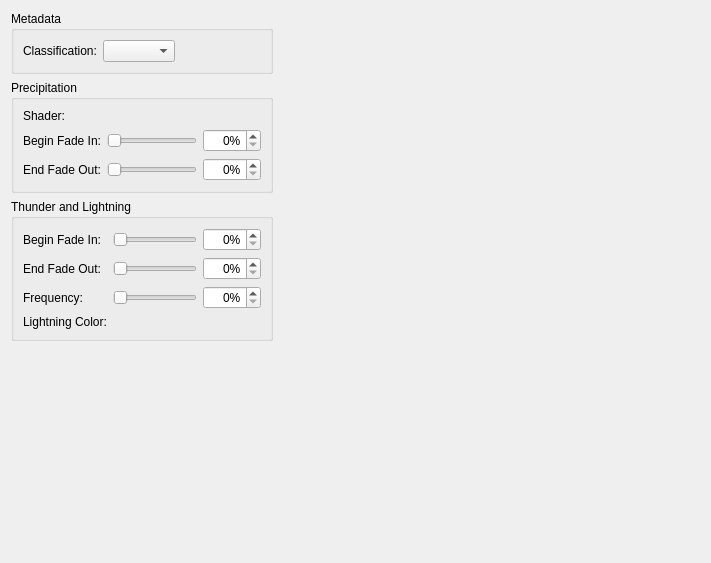
     <widget class="QWidget" name="tabPrecipitation">
      <attribute name="title">
       <string>Precipitation</string>
      </attribute>
      <layout class="QGridLayout" name="gridLayout_13">
       <item row="0" column="0">
        <widget class="QGroupBox" name="groupBox_6">
         <property name="title">
          <string>Metadata</string>
         </property>
         <layout class="QGridLayout" name="gridLayout_12">
          <item row="0" column="0">
           <widget class="QLabel" name="label_49">
            <property name="text">
             <string>Classification:</string>
            </property>
            <property name="buddy">
             <cstring>weatherClass</cstring>
            </property>
           </widget>
          </item>
          <item row="0" column="1">
           <widget class="QComboBox" name="weatherClass"/>
          </item>
          <item row="0" column="2">
           <spacer name="horizontalSpacer_6">
            <property name="orientation">
             <enum>Qt::Horizontal</enum>
            </property>
            <property name="sizeHint" stdset="0">
             <size>
              <width>40</width>
              <height>20</height>
             </size>
            </property>
           </spacer>
          </item>
         </layout>
        </widget>
       </item>
       <item row="1" column="0">
        <widget class="QGroupBox" name="groupBox">
         <property name="title">
          <string>Precipitation</string>
         </property>
         <layout class="QGridLayout" name="gridLayout_10">
          <item row="0" column="0">
           <widget class="QLabel" name="label_42">
            <property name="text">
             <string>Shader:</string>
            </property>
            <property name="buddy">
             <cstring>precipitationForm</cstring>
            </property>
           </widget>
          </item>
          <item row="1" column="1">
           <widget class="QSlider" name="precipitationBeginFadeSlider">
            <property name="whatsThis">
             <string>This is the weather transition threshold at which the precipitation particles should begin to appear. That is: particles should appear when this weather is &lt;var&gt;X&lt;/var&gt;% transitioned in.</string>
            </property>
            <property name="orientation">
             <enum>Qt::Horizontal</enum>
            </property>
           </widget>
          </item>
          <item row="2" column="0">
           <widget class="QLabel" name="label_44">
            <property name="text">
             <string>End Fade Out:</string>
            </property>
            <property name="buddy">
             <cstring>precipitationEndFadeSlider</cstring>
            </property>
           </widget>
          </item>
          <item row="1" column="0">
           <widget class="QLabel" name="label_43">
            <property name="text">
             <string>Begin Fade In:</string>
            </property>
            <property name="buddy">
             <cstring>precipitationBeginFadeSlider</cstring>
            </property>
           </widget>
          </item>
          <item row="2" column="1">
           <widget class="QSlider" name="precipitationEndFadeSlider">
            <property name="whatsThis">
             <string>This is the weather transition threshold at which the precipitation particles should stop appearing. That is: you'll stop seeing this weather's particles when a transition out of this weather is &lt;var&gt;X&lt;/var&gt;% complete.</string>
            </property>
            <property name="orientation">
             <enum>Qt::Horizontal</enum>
            </property>
           </widget>
          </item>
          <item row="1" column="2">
           <widget class="QDoubleSpinBox" name="precipitationBeginFadeSpinbox">
            <property name="whatsThis">
             <string>This is the weather transition threshold at which the precipitation particles should begin to appear. That is: particles should appear when this weather is &lt;var&gt;X&lt;/var&gt;% transitioned in.</string>
            </property>
            <property name="alignment">
             <set>Qt::AlignRight|Qt::AlignTrailing|Qt::AlignVCenter</set>
            </property>
            <property name="suffix">
             <string>%</string>
            </property>
            <property name="decimals">
             <number>0</number>
            </property>
            <property name="maximum">
             <double>100.000000000000000</double>
            </property>
           </widget>
          </item>
          <item row="2" column="2">
           <widget class="QDoubleSpinBox" name="precipitationEndFadeSpinbox">
            <property name="whatsThis">
             <string>This is the weather transition threshold at which the precipitation particles should stop appearing. That is: you'll stop seeing this weather's particles when a transition out of this weather is &lt;var&gt;X&lt;/var&gt;% complete.</string>
            </property>
            <property name="alignment">
             <set>Qt::AlignRight|Qt::AlignTrailing|Qt::AlignVCenter</set>
            </property>
            <property name="suffix">
             <string>%</string>
            </property>
            <property name="decimals">
             <number>0</number>
            </property>
            <property name="maximum">
             <double>100.000000000000000</double>
            </property>
           </widget>
          </item>
          <item row="0" column="1" colspan="2">
           <widget class="DKFormPicker" name="precipitationForm"/>
          </item>
         </layout>
        </widget>
       </item>
       <item row="2" column="0">
        <widget class="QGroupBox" name="groupBox_2">
         <property name="title">
          <string>Thunder and Lightning</string>
         </property>
         <layout class="QGridLayout" name="gridLayout_11">
          <item row="2" column="0">
           <widget class="QLabel" name="label_47">
            <property name="text">
             <string>Frequency:</string>
            </property>
            <property name="buddy">
             <cstring>thunderFrequencySlider</cstring>
            </property>
           </widget>
          </item>
          <item row="0" column="0">
           <widget class="QLabel" name="label_45">
            <property name="text">
             <string>Begin Fade In:</string>
            </property>
            <property name="buddy">
             <cstring>thunderBeginFadeSlider</cstring>
            </property>
           </widget>
          </item>
          <item row="0" column="2">
           <widget class="QDoubleSpinBox" name="thunderBeginFadeSpinbox">
            <property name="alignment">
             <set>Qt::AlignRight|Qt::AlignTrailing|Qt::AlignVCenter</set>
            </property>
            <property name="suffix">
             <string>%</string>
            </property>
            <property name="decimals">
             <number>0</number>
            </property>
            <property name="maximum">
             <double>100.000000000000000</double>
            </property>
           </widget>
          </item>
          <item row="1" column="0">
           <widget class="QLabel" name="label_46">
            <property name="text">
             <string>End Fade Out:</string>
            </property>
            <property name="buddy">
             <cstring>thunderEndFadeSlider</cstring>
            </property>
           </widget>
          </item>
          <item row="2" column="1">
           <widget class="QSlider" name="thunderFrequencySlider">
            <property name="orientation">
             <enum>Qt::Horizontal</enum>
            </property>
           </widget>
          </item>
          <item row="0" column="1">
           <widget class="QSlider" name="thunderBeginFadeSlider">
            <property name="whatsThis">
             <string>Control when thunder and lighting begins to appear, during a transition from some other weather into this one.</string>
            </property>
            <property name="orientation">
             <enum>Qt::Horizontal</enum>
            </property>
           </widget>
          </item>
          <item row="1" column="1">
           <widget class="QSlider" name="thunderEndFadeSlider">
            <property name="whatsThis">
             <string>Control when thunder and lighting stops appearing, during a transition from this weather into some other weather.</string>
            </property>
            <property name="orientation">
             <enum>Qt::Horizontal</enum>
            </property>
           </widget>
          </item>
          <item row="1" column="2">
           <widget class="QDoubleSpinBox" name="thunderEndFadeSpinbox">
            <property name="alignment">
             <set>Qt::AlignRight|Qt::AlignTrailing|Qt::AlignVCenter</set>
            </property>
            <property name="suffix">
             <string>%</string>
            </property>
            <property name="decimals">
             <number>0</number>
            </property>
            <property name="maximum">
             <double>100.000000000000000</double>
            </property>
           </widget>
          </item>
          <item row="2" column="2">
           <widget class="QDoubleSpinBox" name="thunderFrequencySpinbox">
            <property name="alignment">
             <set>Qt::AlignRight|Qt::AlignTrailing|Qt::AlignVCenter</set>
            </property>
            <property name="suffix">
             <string>%</string>
            </property>
            <property name="decimals">
             <number>0</number>
            </property>
            <property name="maximum">
             <double>100.000000000000000</double>
            </property>
           </widget>
          </item>
          <item row="3" column="0">
           <widget class="QLabel" name="label_48">
            <property name="text">
             <string>Lightning Color:</string>
            </property>
            <property name="buddy">
             <cstring>lightningColor</cstring>
            </property>
           </widget>
          </item>
          <item row="3" column="1" alignment="Qt::AlignLeft">
           <widget class="DKColorPickerButton" name="lightningColor"/>
          </item>
         </layout>
        </widget>
       </item>
       <item row="2" column="1">
        <spacer name="horizontalSpacer_5">
         <property name="orientation">
          <enum>Qt::Horizontal</enum>
         </property>
         <property name="sizeHint" stdset="0">
          <size>
           <width>427</width>
           <height>20</height>
          </size>
         </property>
        </spacer>
       </item>
       <item row="3" column="0">
        <spacer name="verticalSpacer_5">
         <property name="orientation">
          <enum>Qt::Vertical</enum>
         </property>
         <property name="sizeHint" stdset="0">
          <size>
           <width>20</width>
           <height>211</height>
          </size>
         </property>
        </spacer>
       </item>
      </layout>
     </widget>
